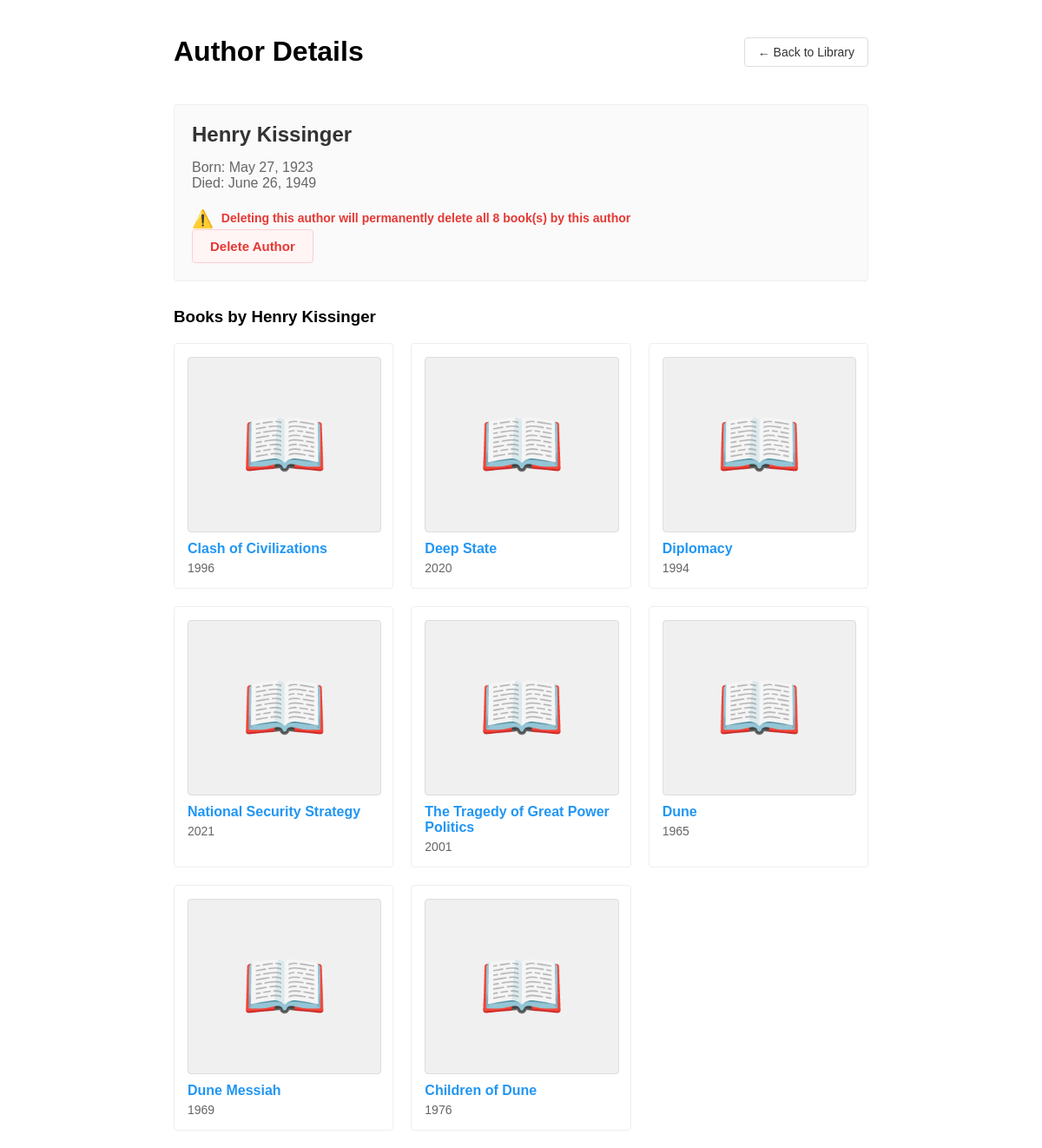
Screenshot of /author/3 with the database file from the repository.
### data_models.py (models this page shows, shortened)
class Author(db.Model):
    __tablename__ = 'author'
    id = db.Column(db.Integer, primary_key=True, autoincrement=True)
    name = db.Column(db.String(100), nullable=False, unique=True)
    birth_date = db.Column(db.Date, nullable=False)
    date_of_death = db.Column(db.Date, nullable=True)
    books = db.relationship('Book', backref='author', lazy=True, cascade='all, delete-orphan')

class Book(db.Model):
    __tablename__ = 'book'
    id = db.Column(db.Integer, primary_key=True, autoincrement=True)
    isbn = db.Column(db.String(13), nullable=False, unique=True)
    title = db.Column(db.String(200), nullable=False)
    publication_year = db.Column(db.Integer, nullable=False)
    author_id = db.Column(db.Integer, db.ForeignKey('author.id'), nullable=False)

### app.py (the view)
@app.route('/author/<int:author_id>')
def author_detail(author_id):
    author = Author.query.get_or_404(author_id)
    for book in author.books:
        book.cover_url = get_book_cover(book.isbn)
    return render_template('author_detail.html', author=author)

### app.py (called while the page is built)
def get_book_cover(isbn):
    url = "https://covers.openlibrary.org/b/isbn/" + isbn + "-M.jpg"
    return url

### templates/author_detail.html (shortened to what this page needs)
<!DOCTYPE html>
<html>
<head>
</head>
<body>
<div class="header">
    <h1>Author Details</h1>
    <a href="{{ url_for('show_home') }}" class="nav-link">← Back to Library</a>
</div>
<div class="author-detail">
    <h2 class="author-name">{{ author.name }}</h2>
    <div class="author-meta">
        Born: {{ author.birth_date.strftime('%B %d, %Y') }}<br>
        {% if author.date_of_death %}
        Died: {{ author.date_of_death.strftime('%B %d, %Y') }}
        {% else %}
        Status: Living
        {% endif %}
    </div>
    <form action="{{ url_for('delete_author', author_id=author.id) }}" method="POST" class="delete-form"
          onsubmit="return confirm('⚠️ WARNING ⚠️\n\nYou are about to delete the author {{ author.name }}.\n\nThis will PERMANENTLY DELETE:\n- The author\n- ALL {{ author.books|length }} book(s) by this author\n\nThis action cannot be undone.\n\nAre you sure you want to proceed?');">
        <div class="warning-text">
            <span class="warning-icon">⚠️</span>
            Deleting this author will permanently delete all {{ author.books|length }} book(s) by this author
        </div>
        <button type="submit" class="delete-btn">Delete Author</button>
    </form>
</div>
<div class="books-section">
    <h3>Books by {{ author.name }}</h3>
    <div class="book-list">
        {% for book in author.books %}
        <div class="book-card">
            <div class="book-cover">
            </div>
            <a href="{{ url_for('book_detail', book_id=book.id) }}" class="book-title">{{ book.title }}</a>
            <span class="book-year">{{ book.publication_year }}</span>
        </div>
        {% else %}
        <p>No books found for this author.</p>
        {% endfor %}
    </div>
</div>
</body>
</html>

### templates/author_detail.html (style rules this page uses)
body { max-width: 800px; margin: 0 auto; padding: 20px; font-family: Arial, sans-serif; }
.header { display: flex; justify-content: space-between; align-items: center; margin-bottom: 20px; }
.nav-link { padding: 8px 15px; border: 1px solid #ddd; border-radius: 4px; background: white; color: #333; text-decoration: none; font-size: 14px; display: inline-flex; align-items: center; gap: 5px; }
.author-detail { background: #fafafa; padding: 20px; border-radius: 4px; border: 1px solid #eee; margin-bottom: 20px; }
.author-name { margin: 0 0 15px 0; color: #333; }
.author-meta { color: #666; margin-bottom: 20px; }
.books-section { margin-top: 30px; }
.book-list { display: grid; grid-template-columns: repeat(auto-fill, minmax(250px, 1fr)); gap: 20px; margin-top: 15px; }
.book-card { background: white; border: 1px solid #eee; border-radius: 4px; padding: 15px; display: flex; flex-direction: column; }
.book-cover { margin-bottom: 10px; }
.book-title { color: #2196F3; text-decoration: none; font-weight: bold; margin-bottom: 5px; }
.book-year { color: #666; font-size: 14px; }
.delete-form { margin-top: 20px; }
.delete-btn { background: #fff5f5; color: #e53935; border: 1px solid #ffcdd2; padding: 10px 20px; border-radius: 4px; cursor: pointer; font-size: 15px; font-weight: bold; }
.warning-text { color: #e53935; font-weight: bold; margin-top: 10px; font-size: 14px; }
.warning-icon { font-size: 20px; margin-right: 5px; vertical-align: middle; }

### rows the page displays
Author: name "Henry Kissinger", birth_date "May 27, 1923", date_of_death "June 26, 1949"
Book: title "Clash of Civilizations", publication_year "1996"
Book: title "Deep State", publication_year "2020"
Book: title "Diplomacy", publication_year "1994"
Book: title "National Security Strategy", publication_year "2021"
Book: title "The Tragedy of Great Power Politics", publication_year "2001"
Book: title "Dune", publication_year "1965"
Book: title "Dune Messiah", publication_year "1969"
Book: title "Children of Dune", publication_year "1976"

### other values shown
{{ author.books|length }} "8"
